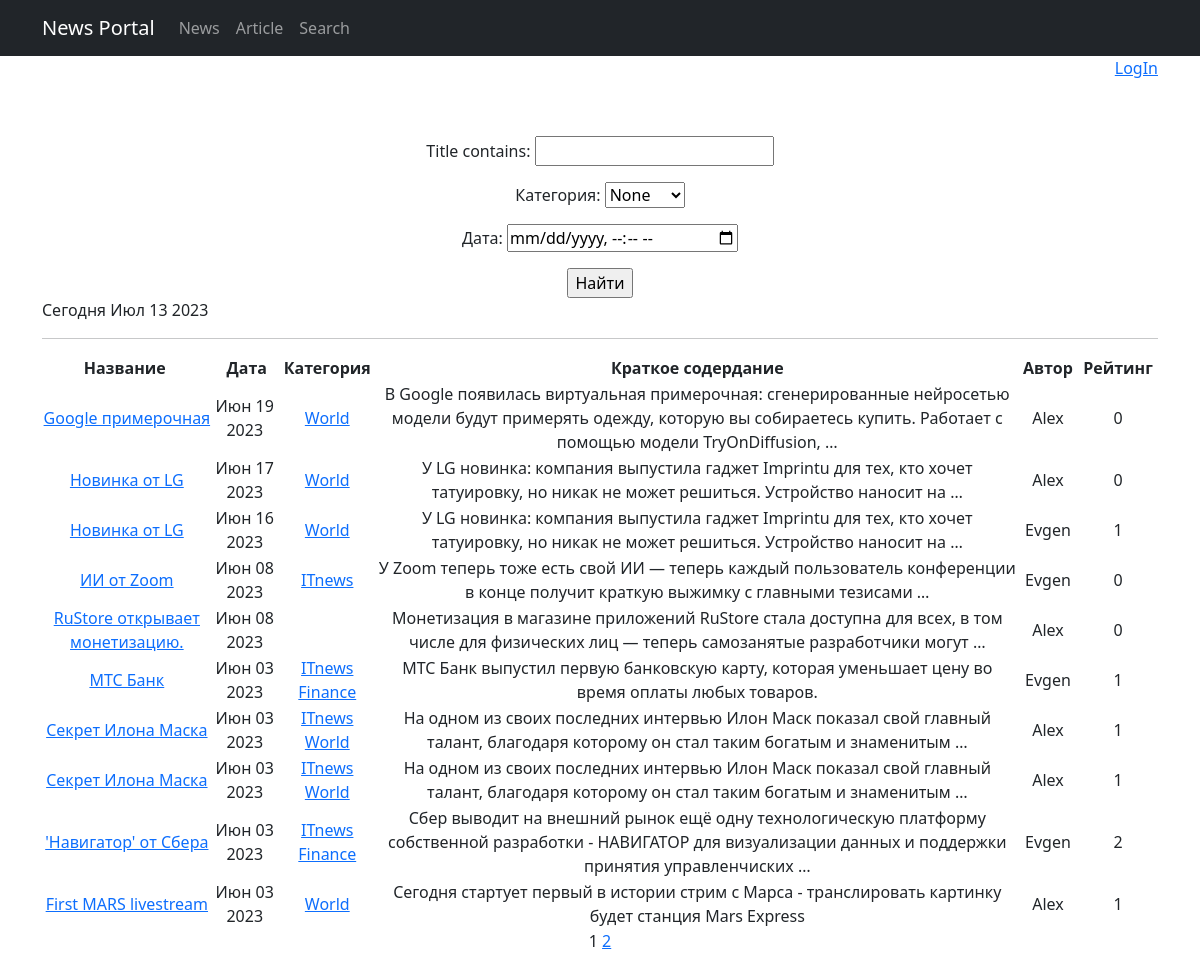
/news/search/, run on an earlier commit of the app's database.
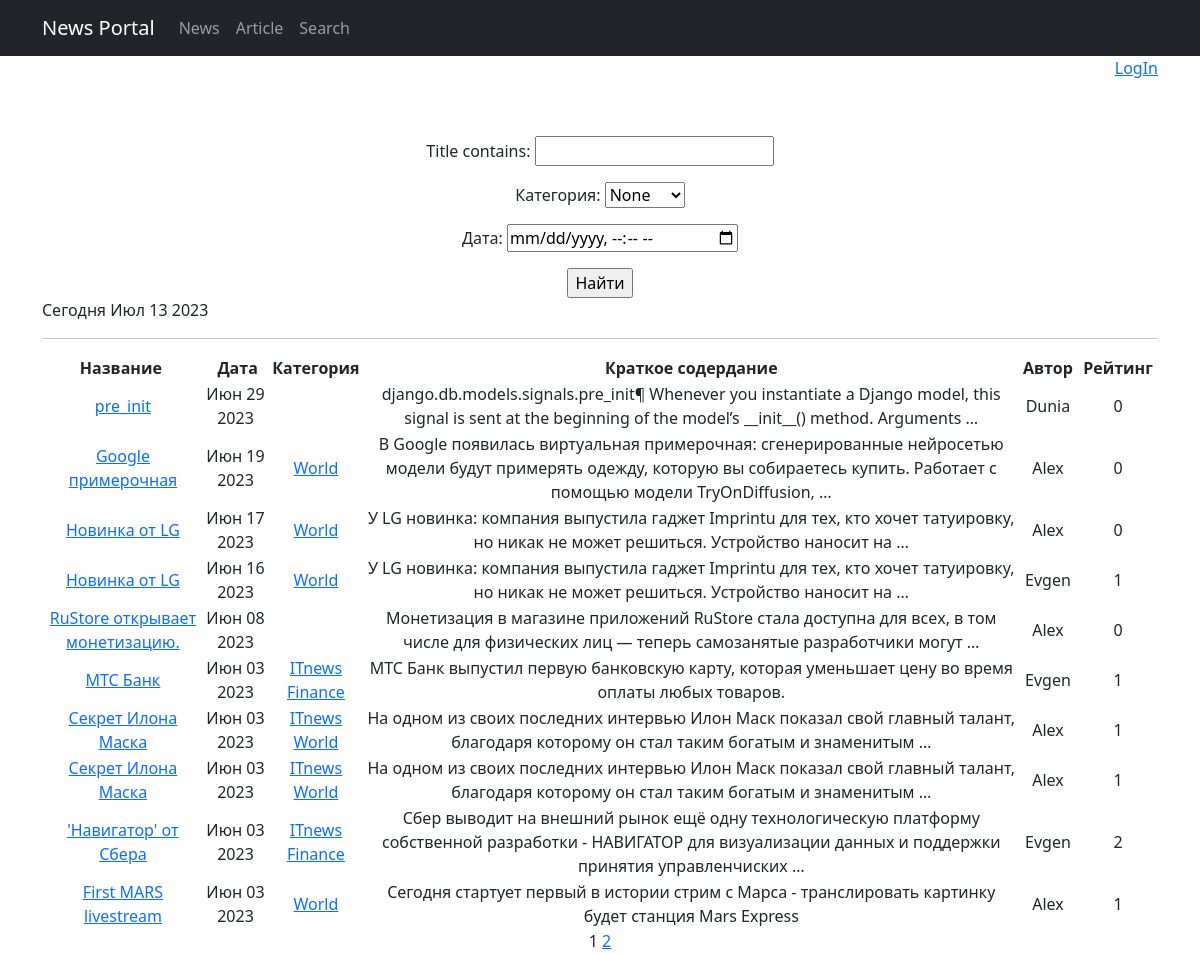
And on a later commit of the database.
### news/models.py (models this page shows, shortened)
class Post(models.Model):
    postAuthor = models.ForeignKey(Author, on_delete=models.CASCADE)
    NEWS = 'NW'
    ARTICLE = 'AR'
    choose_post = (
        (NEWS, "Новость"),
        (ARTICLE, "Статья")
    )
    postType = models.CharField(max_length=2, choices=choose_post, default=NEWS)
    date_creation = models.DateTimeField(auto_now_add=True)
    postCategory = models.ManyToManyField(Category, through='PostCategory')
    title = models.CharField(max_length=128)
    text = models.TextField()
    rating = models.SmallIntegerField(default=0)
    def get_absolute_url(self):
        return reverse('news_detail', args=[str(self.id)])

class Category(models.Model):
    category = models.CharField(max_length=64, unique=True)
    subscribers = models.ManyToManyField(User, blank=True, related_name='categories')
    def __str__(self):
        return self.category
    def get_categories_url(self):
        return reverse('category_list', args=[str(self.id)])

class Author(models.Model):
    authorUser = models.OneToOneField(User, on_delete=models.CASCADE)
    rating = models.SmallIntegerField(default=0)

### news/views.py (the view)
# urls.py: path('news/search/', NewsSearch.as_view(), name='news_search'),
class NewsSearch(ListView):
    model = Post
    template_name = 'search.html'
    context_object_name = 'newses'
    ordering = 'postCategory'
    paginate_by = 10
    def get_queryset(self):
        queryset = super().get_queryset()
        self.filterset = NewsFilter(self.request.GET, queryset)
        return self.filterset.qs
    def get_context_data(self, **kwargs):
        context = super().get_context_data(**kwargs)
        context['filterset'] = self.filterset
        context['is_authent'] = self.request.user.is_authenticated
        context['is_author'] = self.request.user.groups.filter(name='Authors').exists()
        context['time_now'] = datetime.utcnow()
        return context

### news/templatetags/custom_tegs.py (called while the page is built)
@register.simple_tag(takes_context=True)
def url_replace(context, **kwargs):
   d = context['request'].GET.copy()
   for k, v in kwargs.items():
       d[k] = v
   return d.urlencode()

### templates/search.html (shortened to what this page needs)
{% extends 'flatpages/default.html' %}
{% load custom_tegs %}
{% block content %}
{% if is_author %}
    <p style="text-align: right;">Вы вошли как автор: {{ request.user.username }}</p>
    <p style="text-align: right;"><a href="{% url 'logout' %}">LogOut</a> </p>
{% elif is_authent and not is_author %}
    <p style="text-align: right;">Вы вошли как пользователь: {{ request.user.username }}</p>
    <p style="text-align: right;"><a href="{% url 'logout' %}">LogOut</a> </p>
{% else %}
    <p style="text-align: right;">
    <a href="http://127.0.0.1:8000/accounts/login">LogIn</a>
    </p>
{% endif %}
    <p>&nbsp;</p>
   <form action="" method="get">
       {{ filterset.form.as_p }}
       <input type="submit" value="Найти" />
         <p style="text-align: left;">Сегодня {{ time_now|date:'M d Y' }}</p>
   </form>
     <hr>
        {% if newses %}
            <table>
                <tr>
                    <th>Название&nbsp;</th>
                    <th>&nbsp;Дата</th>
                    <th>Категория</th>
                    <th>&nbsp;Краткое содердание&nbsp;</th>
                    <th>&nbsp;Автор&nbsp;</th>
                    <th>&nbsp;Рейтинг&nbsp;</th>
                </tr>
                {% for news in newses|dictsortreversed:'date_creation' %}
                <tr>
                    <td><a href="{{ news.get_absolute_url }}">{{ news.title}}</a></td>
                    <td>{{ news.date_creation|date:'M d Y' }}</td>
                    <td>
                        {% for c in news.postCategory.all %}
                        <a href="{{ c.get_categories_url }}">{{ c.category }}</a>
                        {% endfor %}
                    </td>
                    <td>{{ news.text|truncatewords:20 }}</td>
                    <td>{{ news.postAuthor.authorUser.username }}</td>
                    <td>{{ news.rating }}</td>
                </tr>
                {% endfor %}
            </table>
        {% else %}
           <h2>Новостей нет!</h2>
        {% endif %}
   {{ page_obj.number }}
   {% if page_obj.has_next %}
       <a href="?{% url_replace page=page_obj.next_page_number %}">{{ page_obj.next_page_number }}</a>
   {% endif %}
{% endblock content %}

What changed in the data, as far as the page shows it:
no longer on this page (row unchanged): Post: title "ИИ от Zoom", date_creation "Июн 08 2023", text "У Zoom теперь тоже есть свой ИИ — теперь каждый пользователь конференции в конце получит краткую выжимку с главными тезисами …", postAuthor.authorUser.username "Evgen", rating "0", Category (category "ITnews")
added Post: title "pre_init", date_creation "Июн 29 2023", text "django.db.models.signals.pre_init¶ Whenever you instantiate a Django model, this signal is sent at the beginning of the model’s __init__() method. Arguments …", postAuthor.authorUser.username "Dunia", rating "0"
